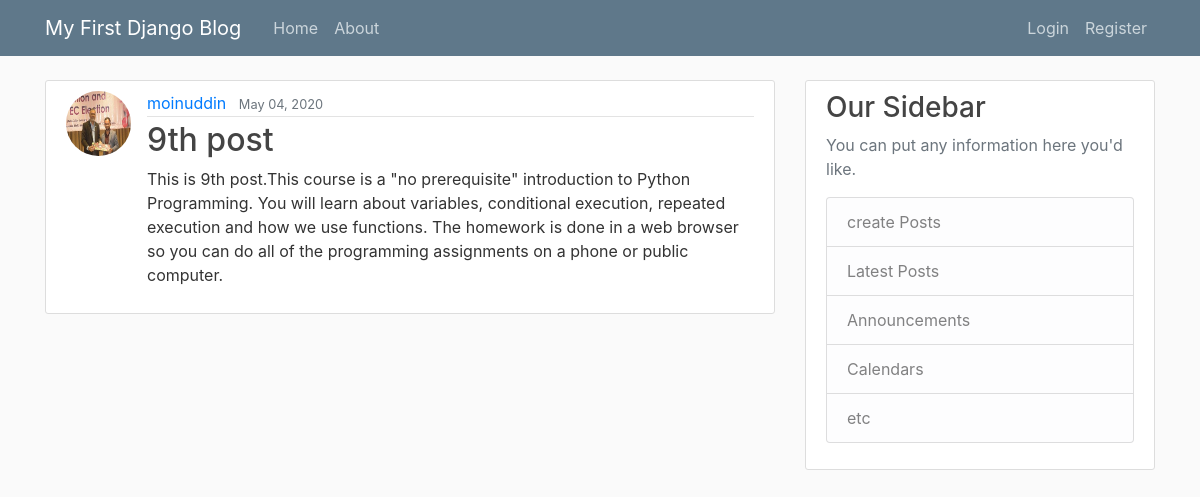
Screenshot of /post/9/ with the database file from the repository.
### blog/models.py (models this page shows, shortened)
class Post(models.Model):
    title = models.CharField(max_length=100)
    content=models.TextField()
    date_posted=models.DateTimeField(default=timezone.now)
    author = models.ForeignKey(User, on_delete= models.CASCADE)

### users/models.py (models this page shows, shortened)
class profile (models.Model):
    user = models.OneToOneField(User,on_delete=models.CASCADE)
    image = models.ImageField(default ='default.jpg', upload_to='profile_pics')

### blog/views.py (the view)
# urls.py: path('post/<int:pk>/', PostDetailView.as_view(), name='post-detail'),
class PostDetailView(DetailView):
    model = Post

### blog/templates/blog/post_detail.html (shortened to what this page needs)
{% extends "blog/base.html" %}
{% block content %}
  <article class="media content-section">
    <img class="rounded-circle article-img" src="{{ object.author.profile.image.url }}">
    <div class="media-body">
      <div class="article-metadata">
        <a class="mr-2" href="#">{{ object.author }}</a>
        <small class="text-muted">{{ object.date_posted|date:"F d, Y" }}</small>
      </div>
      <h2 class="article-title">{{ object.title }}</h2>
      <p class="article-content">{{ object.content }}</p>
    </div>
  </article>
{% endblock content %}

### blog/static/blog/Main.css (style rules this page uses)
body { background: #fafafa; color: #333333; margin-top: 5rem; }
h1, h2, h3, h4, h5, h6 { color: #444444; }
.content-section { background: #ffffff; padding: 10px 20px; border: 1px solid #dddddd; border-radius: 3px; margin-bottom: 20px; }
.article-title { color: #444444; }
.article-content { white-space: pre-line; }
.article-img { height: 65px; width: 65px; margin-right: 16px; }
.article-metadata { padding-bottom: 1px; margin-bottom: 4px; border-bottom: 1px solid #e3e3e3 }

### rows the page displays
Post: author.profile.image (picture), author "moinuddin", date_posted "May 04, 2020", title "9th post", content "This is 9th post.This course is a \"no prerequisite\" introduction to Python Programming. You will learn about variables, conditional execution, repeated execution and how we use functions. The homework is done in a web browser so you can do all of the programming assignments on a phone or public computer."
